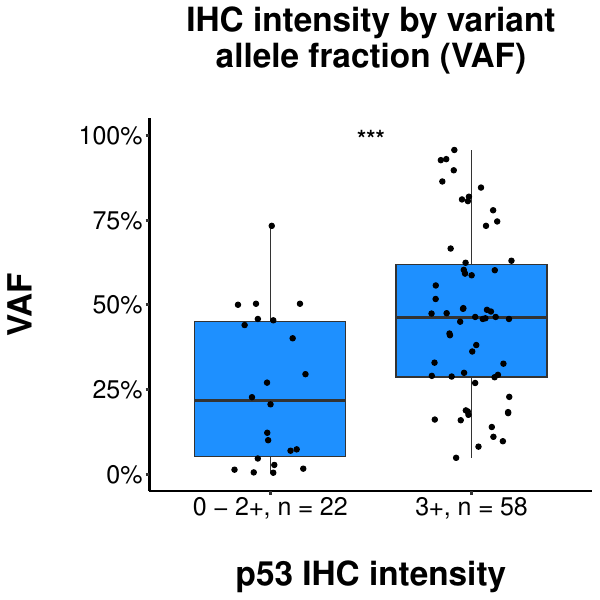

Write the R code that produced this figure.
library(magrittr)
library(data.table)
library(ggplot2)

cv <- c("#c51162", "#aa00ff", "#0091ea", "#64dd17", "#ffab00", "#00b8d4", 
        "#d50000", "#6200ea", "#2962ff", "#a7ffeb", "#00c853", "#ff6d00", 
        "#aeea00", "#dd2c00")

dt <- "../Data/p53_scores.tsv" %>% data.table::fread()

dt <- dt[effect == "Missense", .SD, .SDcols = c("ID", "p53_intensity",
                                                    "p53_pct", "maxvaf")]

dt[, p53_pct := p53_pct %>% as.numeric]

dt[, p53s := ifelse(sum(p53_intensity == 3) >= 2, "3+", "0 - 2+"), by = "ID"]

dt2 <- dt[, .SD, .SDcols = c("ID", "maxvaf", "p53s")] %>% unique(by = "ID")

pvaf <- wilcox.test(maxvaf ~ p53s, dt2)$p.value

dt2[, p53s := paste0(p53s, ", n = ", ID %>% unique %>% length), by = "p53s"]

gvaf <- ggplot(dt2, aes(x = p53s, y = maxvaf)) +
  geom_boxplot(fill = "dodgerblue") +
  geom_jitter(color = "black", width = 0.2, height = 0) +
  annotate("text", size = 6, x = 1.5, y = 99, fontface = "bold",
           label = "***") +
  theme_bw() +
  theme(axis.line = element_line(size = 1), axis.ticks = element_line(size = 1),
        panel.border = element_blank(),
        plot.title = element_text(hjust = 0.5, face = "bold", size = 24),
        axis.text = element_text(color = "black", size = 18),
        axis.title = element_text(color = "black", face = "bold", size = 24),
        panel.grid = element_blank()
  ) +
  scale_y_continuous(labels = function(x) paste0(x, "%"), limits = c(0, 100)) +
  xlab("\np53 IHC intensity") +
  ylab("VAF\n") +
  ggtitle("IHC intensity by variant\nallele fraction (VAF)\n")

ggsave(plot = gvaf, "Figure_4C.pdf", height = 6, width = 6)

